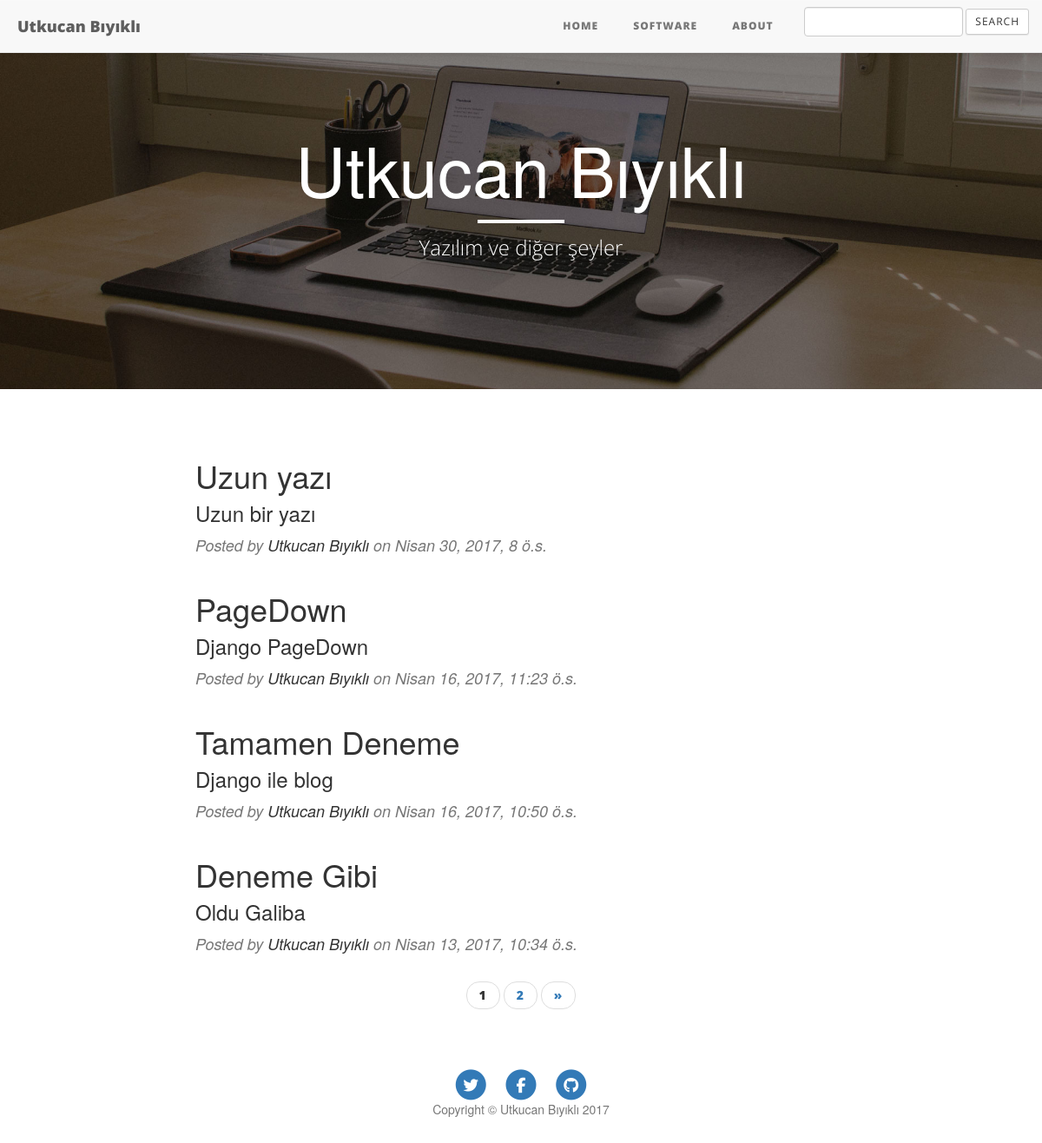
The page /software on the database as committed earlier.
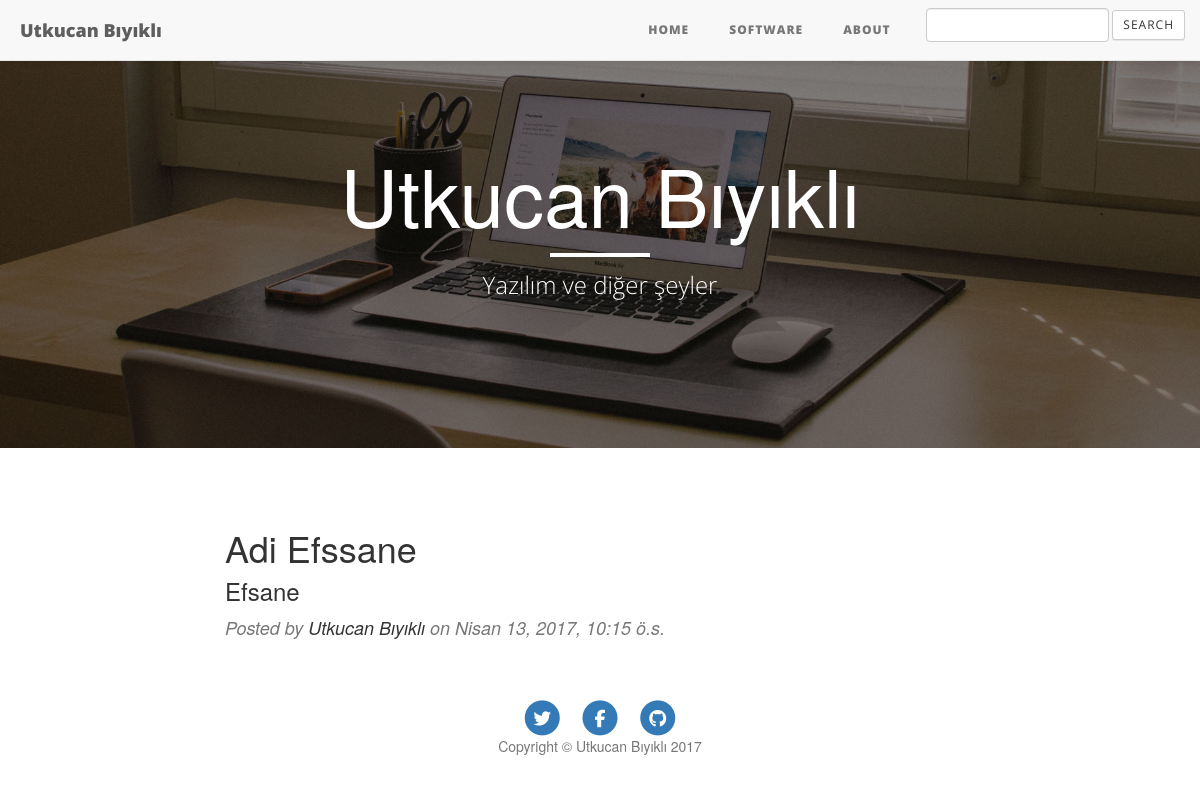
The same page on the database as committed later.
### Articles/models.py (models this page shows, shortened)
class Article(models.Model):
    title=models.CharField(max_length=25,unique=True)
    body=models.CharField(max_length=140,unique=True)
    content=models.TextField()
    like=models.IntegerField(default=0)
    genre=models.CharField(max_length=10)
    date=models.DateTimeField(auto_now_add=True)
    publish=models.BooleanField(default=False)
    class Meta:
        ordering=["-date"]

### Articles/views.py (the view)
# urls.py: url(r"^software$", views.SoftwareArticle.as_view(), name="software"),
class SoftwareArticle(generic.ListView):
    context_object_name = "software"
    template_name = "article/softarticle.html"
    paginate_by=4
    def get_queryset(self):
        return Article.objects.filter(genre__startswith="software",publish=True).order_by("-date")

### Articles/templates/article/softarticle.html (shortened to what this page needs)
{% extends 'article/base.html' %}
{% load static %}
{% block body %}
  <header class="intro-header" style="background-image: url('../../static/Articles/img/home-bg.jpg')">
        <div class="container">
            <div class="row">
                <div class="col-lg-8 col-lg-offset-2 col-md-10 col-md-offset-1">
                    <div class="site-heading">
                        <h1>Utkucan Bıyıklı</h1>
                        <hr class="small">
                        <span class="subheading">Yazılım ve diğer şeyler</span>
                    </div>
                </div>
            </div>
        </div>
    </header>
{% if software %}
        {% for s in software %}
    <div class="container">
        <div class="row">
            <div class="col-lg-8 col-lg-offset-2 col-md-10 col-md-offset-1">
                <div class="post-preview">
                    <a href="{% url 'articles:detail' s.id %}">
                        <h2 class="post-title">
                            {{s.title}}
                        </h2>
                        <h3 class="post-subtitle">
                            {{s.body}}
                        </h3>
                    </a>
                    <p class="post-meta">Posted by <a href="#">Utkucan Bıyıklı</a> on {{s.date}}</p>
                </div>
                  </div>
        </div>
    </div>
                {% endfor %}
                {% endif %}
               {% if is_paginated %}
  <ul class="pager">
    {% for i in paginator.page_range %}
      {% if page_obj.number == i %}
        <li class="active"><span>{{ i }} <span class="sr-only">(current)</span></span></li>
      {% else %}
        <li><a href="?page={{ i }}">{{ i }}</a></li>
      {% endif %}
    {% endfor %}
    {% if page_obj.has_next %}
      <li><a href="?page={{ page_obj.next_page_number }}">&raquo;</a></li>
    {% endif %}
  </ul>
{% endif %}
    <footer>
        <div class="container">
            <div class="row">
                <div class="col-lg-8 col-lg-offset-2 col-md-10 col-md-offset-1">
                    <ul class="list-inline text-center">
                        <li>
                            <a href="#">
                                <span class="fa-stack fa-lg">
                                    <i class="fa fa-circle fa-stack-2x"></i>
                                    <i class="fa fa-twitter fa-stack-1x fa-inverse"></i>
                                </span>
                            </a>
                        </li>
                        <li>
                            <a href="#">
                                <span class="fa-stack fa-lg">
                                    <i class="fa fa-circle fa-stack-2x"></i>
                                    <i class="fa fa-facebook fa-stack-1x fa-inverse"></i>
                                </span>
                            </a>
                        </li>
                        <li>
                            <a href="#">
                                <span class="fa-stack fa-lg">
                                    <i class="fa fa-circle fa-stack-2x"></i>
                                    <i class="fa fa-github fa-stack-1x fa-inverse"></i>
                                </span>
                            </a>
                        </li>
                    </ul>
                    <p class="copyright text-muted">Copyright &copy; Utkucan Bıyıklı 2017</p>
                </div>
            </div>
        </div>
    </footer>
{% endblock %}

### Articles/templates/article/base.html (shortened to what this page needs)
<!DOCTYPE html>
<html lang="en">
<head>
    {% load staticfiles %}
<link rel="stylesheet" href="//maxcdn.bootstrapcdn.com/bootstrap/3.2.0/css/bootstrap.min.css">
<link rel="stylesheet" href="//maxcdn.bootstrapcdn.com/bootstrap/3.2.0/css/bootstrap-theme.min.css">
        <link rel="stylesheet" type="text/css" href="{% static 'Articles/css/base.css' %}">
    <link rel="stylesheet" type="text/css" href="{% static 'Articles/css/clean-blog.min.css' %}">
        <link rel="stylesheet" type="text/css" href="{% static 'Articles/css/bootstrap.min.css' %}">
            <link rel="stylesheet" type="text/css" href="{% static 'Articles/vendor/font-awesome/css/font-awesome.css' %}">
      <link href="vendor/font-awesome/css/font-awesome.min.css" rel="stylesheet" type="text/css">
</head>
<body>  <nav class="navbar navbar-default navbar-custom navbar-fixed-top">
        <div class="container-fluid">
            <div class="navbar-header page-scroll">
                <a class="navbar-brand" href="{% url 'articles:index' %}">Utkucan Bıyıklı</a>
            </div>
            <div class="collapse navbar-collapse" id="bs-example-navbar-collapse-1">
                <ul class="nav navbar-nav navbar-right">
                    <li>
                        <a href="{% url 'articles:index' %}">Home</a>
                    </li>
                    <li>
                        <a href="{% url 'articles:software' %}">Software</a>
                    </li>
                    <li>
                        <a href="{% url 'articles:about' %}">About</a>
                    </li>
                    <li>
                        <form method="post" class="navbar-form navbar-left" action="{% url 'articles:search'  %}">
                                            <div class="form-group">
                    <input type="text" class="form-control" name="search" value="" id="search">
                                            </div>
                        <button type="submit" class="btn btn-sm btn-default">Search</button>
                        </form>
                    </li>
                </ul>
            </div>
        </div>
    </nav>
{% block body %}
{% endblock %}
</body>
</html>

### Articles/static/Articles/css/base.css (style rules this page uses)
.container { text-align: justify; }

Rows that differ between the two databases and show on the page:
removed Article: title "Uzun yazı", body "Uzun bir yazı", date "Nisan 30, 2017, 8 ö.s."
removed Article: title "PageDown", body "Django PageDown", date "Nisan 16, 2017, 11:23 ö.s."
removed Article: title "Tamamen Deneme", body "Django ile blog", date "Nisan 16, 2017, 10:50 ö.s."
removed Article: title "Deneme Gibi", body "Oldu Galiba", date "Nisan 13, 2017, 10:34 ö.s."
now on this page (row edited): Article: title "Adi Efssane", body "Efsane", date "Nisan 13, 2017, 10:15 ö.s."
Other text that changed with them:
list line gone: "1"
list line gone: "2"
